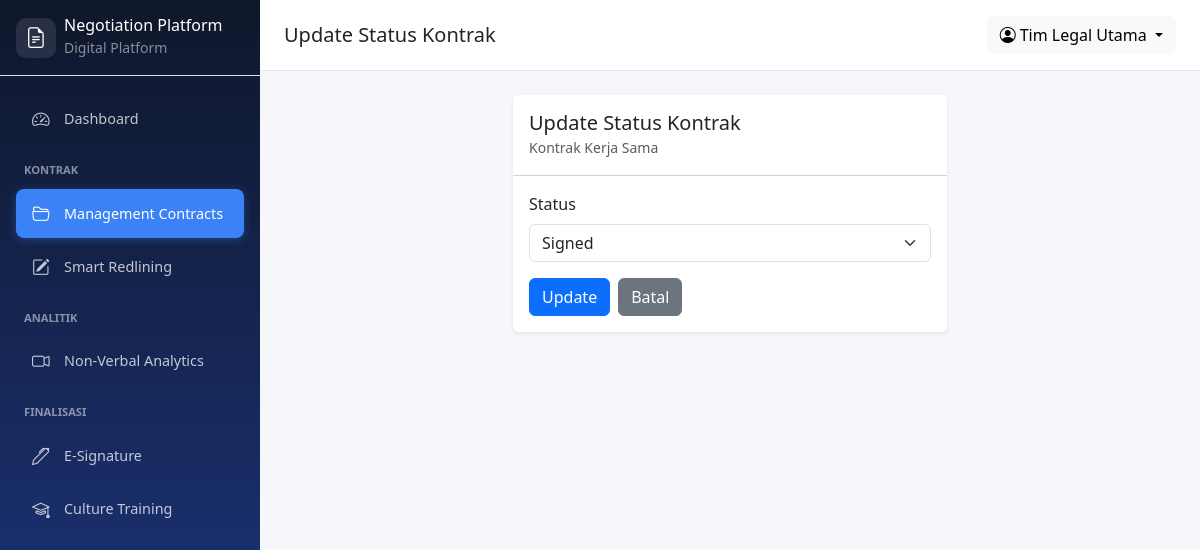
Screenshot of /contracts/update_status.php?id=7 (signed in) with the database file from the repository.
### tables this page shows
CREATE TABLE `users` (
  `user_id` int NOT NULL,
  `username` varchar(100) NOT NULL,
  `password_hash` varchar(255) NOT NULL,
  `email` varchar(100) NOT NULL,
  `role` enum('internal','client','admin') NOT NULL DEFAULT 'client',
  `fullname` varchar(150) NOT NULL,
  `created_at` timestamp NULL DEFAULT CURRENT_TIMESTAMP
);

CREATE TABLE `contracts` (
  `contract_id` int NOT NULL,
  `title` varchar(150) NOT NULL,
  `file_path` varchar(255) NOT NULL,
  `status` enum('draft','in_review','signed','cancelled') NOT NULL DEFAULT 'draft',
  `initiator_id` int NOT NULL,
  `client_id` int DEFAULT NULL,
  `created_at` timestamp NULL DEFAULT CURRENT_TIMESTAMP
);

### config/database.php (called while the page is built, shortened)
<?php
function isLoggedIn() { return isset($_SESSION['user_id']); }
function getCurrentUser($pdo) {
    $stmt = $pdo->prepare("SELECT * FROM users WHERE user_id = ?");
    $stmt->execute([$_SESSION['user_id']]);
    return $stmt->fetch();
}
?>

### contracts/update_status.php (the view, shortened to what this page needs)
<?php
$pageTitle = 'Update Status Kontrak';
require_once '../config/database.php';
require_once '../includes/auth.php';
$user = getCurrentUser($pdo);
$id = (int) ($_GET['id'] ?? 0);
$stmt = $pdo->prepare("SELECT * FROM contracts WHERE contract_id = ? AND initiator_id = ?");
$stmt->execute([$id, $user['user_id']]);
$contract = $stmt->fetch();
require_once '../includes/header.php';
?>
<div class="row justify-content-center">
    <div class="col-lg-6">
        <div class="card border-0 shadow-sm">
            <div class="card-header bg-white py-3">
                <h5 class="mb-0">Update Status Kontrak</h5>
                <small class="text-muted"><?= htmlspecialchars($contract['title']) ?></small>
            </div>
            <div class="card-body">
                <form method="POST">
                    <div class="mb-3">
                        <label class="form-label">Status</label>
                        <select name="status" class="form-select">
                            <option value="signed" <?= $contract['status'] === 'signed' ? 'selected' : '' ?>>Signed</option>
                        </select>
                    </div>
                    <div class="d-flex gap-2">
                        <button type="submit" class="btn btn-primary">Update</button>
                        <a href="<?= BASE_URL ?>/contracts/index.php" class="btn btn-secondary">Batal</a>
                    </div>
                </form>
            </div>
        </div>
    </div>
</div>
<?php require_once '../includes/footer.php'; ?>

### includes/header.php (shortened to what this page needs)
<?php
require_once __DIR__ . '/../config/database.php';
$user = getCurrentUser($pdo);
?>
<!DOCTYPE html>
<html lang="id">
<head>
    <link href="https://cdn.jsdelivr.net/npm/bootstrap@5.3.0/dist/css/bootstrap.min.css" rel="stylesheet">
    <link rel="stylesheet" href="https://cdn.jsdelivr.net/npm/bootstrap-icons@1.11.0/font/bootstrap-icons.css">
    <link rel="stylesheet" href="<?= BASE_URL ?>/assets/css/style.css">
</head>
<body>
    <?php require_once __DIR__ . '/sidebar.php'; ?>
    <div class="main-content">
        <nav class="top-bar">
            <div class="d-flex align-items-center">
                <h5 class="mb-0"><?= $pageTitle ?? 'Dashboard' ?></h5>
            </div>
            <div class="d-flex align-items-center gap-3">
                <div class="dropdown">
                    <button class="btn btn-light dropdown-toggle" data-bs-toggle="dropdown">
                        <i class="bi bi-person-circle me-1"></i><?= htmlspecialchars($user['fullname']) ?>
                    </button>
                </div>
            </div>
        </nav>
        <div class="content-wrapper p-4">

### assets/css/style.css (style rules this page uses)
:root { --primary: #1e3a8a; --sidebar-width: 260px; }
body { background: #f5f7fa; font-family: "Segoe UI", sans-serif; }
.main-content { margin-left: var(--sidebar-width); min-height: 100vh; }
.top-bar { background: white; border-bottom: 1px solid #e5e7eb; padding: 1rem 1.5rem; display: flex; justify-content: space-between; align-items: center; position: sticky; top: 0; z-index: 100; }

### rows the page displays
users: fullname "Tim Legal Utama"
contracts: title "Kontrak Kerja Sama", status "Signed"

### other values shown
$pageTitle "Update Status Kontrak"
